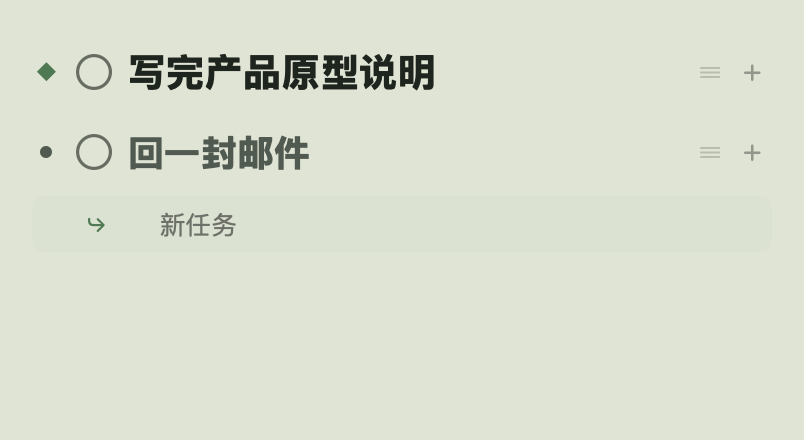
#> input picture app/shots/10-input-row.png, 804 x 440 px
$ python make_icon.py ../shots/10-input-row.png
#> lines starting #> are read from the running program, lines starting #| are printed output that depends on the picture
#!/usr/bin/env python3
"""把一张图片做成 macOS 应用图标（.icns）。

用法：
    python3 tools/make_icon.py <图片> [--out resources/AppIcon.icns] [--no-mask]

默认行为：居中裁成正方形 → 套 macOS 近似圆角遮罩（squircle）→ 生成 iconset → iconutil 打包。
如果图本身已经是设计好的圆角图标，加 --no-mask 跳过遮罩。
"""
import argparse
import pathlib
import subprocess
import sys
import tempfile

try:
    from PIL import Image, ImageDraw
except ImportError:
    sys.exit("需要 Pillow：请用 DSH 自带的 Python 运行本脚本")


def squircle_mask(size: int, ratio: float = 0.2237) -> Image.Image:
    big = size * 4
    mask = Image.new("L", (big, big), 0)
    ImageDraw.Draw(mask).rounded_rectangle(
        [0, 0, big - 1, big - 1], radius=int(big * ratio), fill=255
    )
    return mask.resize((size, size), Image.LANCZOS)


def square(img: Image.Image, size: int, masked: bool) -> Image.Image:
    w, h = img.size
    side = min(w, h)
    img = img.crop(((w - side) // 2, (h - side) // 2, (w - side) // 2 + side, (h - side) // 2 + side))
    img = img.convert("RGBA").resize((size, size), Image.LANCZOS)
    if masked:
        img.putalpha(squircle_mask(size))
    return img


ICONSET = [
    ("icon_16x16.png", 16),
    ("icon_16x16@2x.png", 32),
    ("icon_32x32.png", 32),
    ("icon_32x32@2x.png", 64),
    ("icon_128x128.png", 128),
    ("icon_128x128@2x.png", 256),
    ("icon_256x256.png", 256),
    ("icon_256x256@2x.png", 512),
    ("icon_512x512.png", 512),
    ("icon_512x512@2x.png", 1024),
]


def main() -> None:
    ap = argparse.ArgumentParser()
    ap.add_argument("image")
    ap.add_argument("--out", default="resources/AppIcon.icns")
    ap.add_argument("--no-mask", action="store_true", help="图已是设计好的圆角图标时使用")
    args = ap.parse_args()

    src = Image.open(args.image)
#> src is the input picture: PIL image 804x440 RGBA; mean R, G, B, A 218.2, 222.7, 207.6, 255
    out = pathlib.Path(args.out)
    out.parent.mkdir(parents=True, exist_ok=True)

    with tempfile.TemporaryDirectory() as tmp:
        iconset = pathlib.Path(tmp) / "AppIcon.iconset"
        iconset.mkdir()
        for name, size in ICONSET:
            square(src, size, not args.no_mask).save(iconset / name)
#> this loop made 10 passes
#> pass 1, in square, `img = img.crop(((w - side) // 2, (h - side) // 2, (w - side) // 2 + si..`:
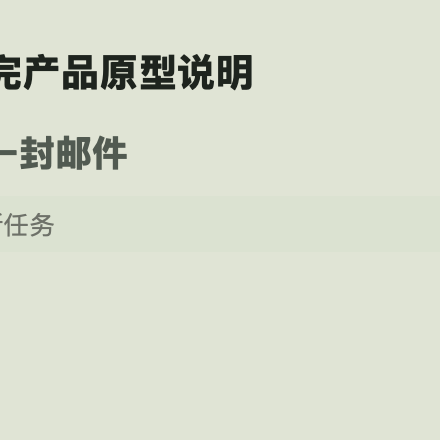
#> img: PIL image 440x440 RGBA; mean R, G, B, A 216.4, 220.9, 205.9, 255
#> pass 1, in square, `img = img.convert("RGBA").resize((size, size), Image.LANCZOS)`:
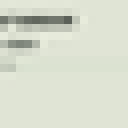
#> img: PIL image 16x16 RGBA (shown 8 times larger); mean R, G, B, A 216.4, 220.9, 206, 255
#> pass 1, in main, `square(src, size, not args.no_mask).save(iconset / name)`:
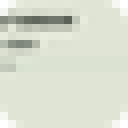
#> saved as icon_16x16.png: PIL image 16x16 RGBA (shown 8 times larger); mean R, G, B, A 216.4, 220.9, 206, 244; transparent parts drawn white
        subprocess.run(
            ["iconutil", "-c", "icns", str(iconset), "-o", str(out)],
            check=True,
        )
#> (this line was passed over: subprocess is not available in this run)

#> (the run stopped early here; a loop or call above may not have finished)

$ run again, on app/shots/02-empty-day.png
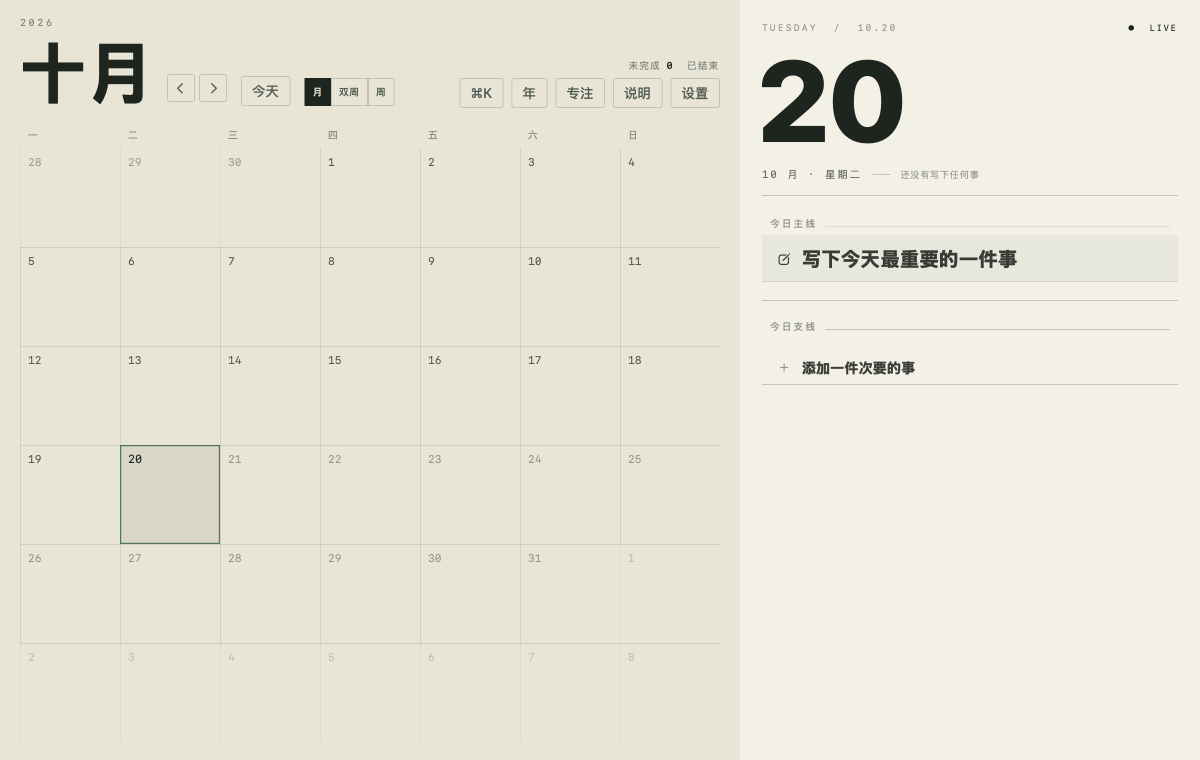
#> input picture app/shots/02-empty-day.png, 2400 x 1520 px (shown at 1/2 size)
#> in main, src is the input picture: PIL image 2400x1520 RGBA; mean R, G, B, A 232.1, 229.7, 216.9, 255
#> the loop in main, `for name, size in ICONSET:` made 10 passes
#> pass 1, in square, `img = img.crop(((w - side) // 2, (h - side) // 2, (w - side) // 2 + si..`:
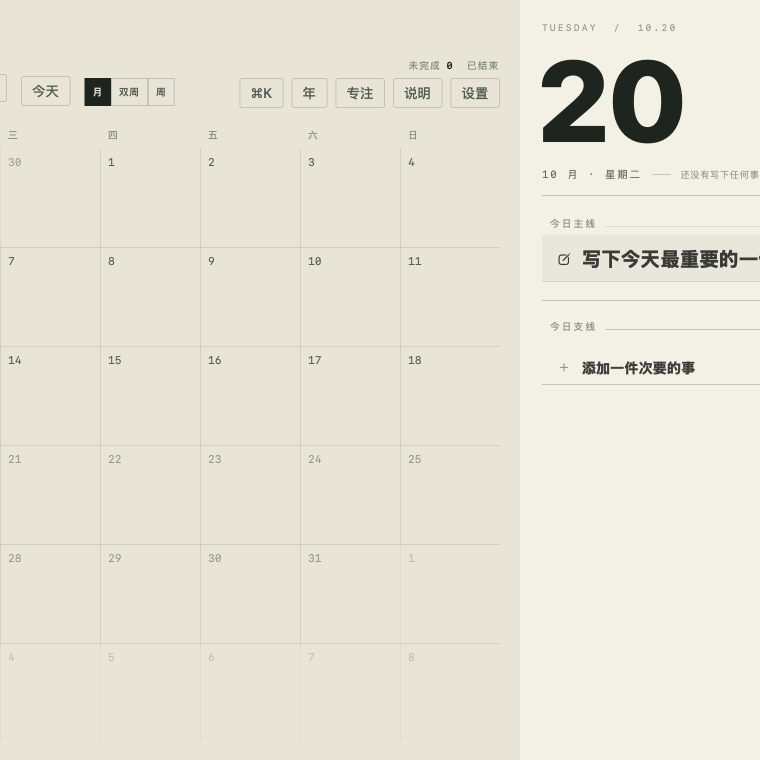
#> img: PIL image 1520x1520 RGBA (shown at 1/2 size); mean R, G, B, A 230.9, 228.4, 215.5, 255
#> pass 1, in main, `square(src, size, not args.no_mask).save(iconset / name)`:
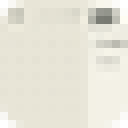
#> saved as icon_16x16.png: PIL image 16x16 RGBA (shown 8 times larger); mean R, G, B, A 231.1, 228.6, 215.6, 244; transparent parts drawn white

$ run again, on app/shots/04-done.png
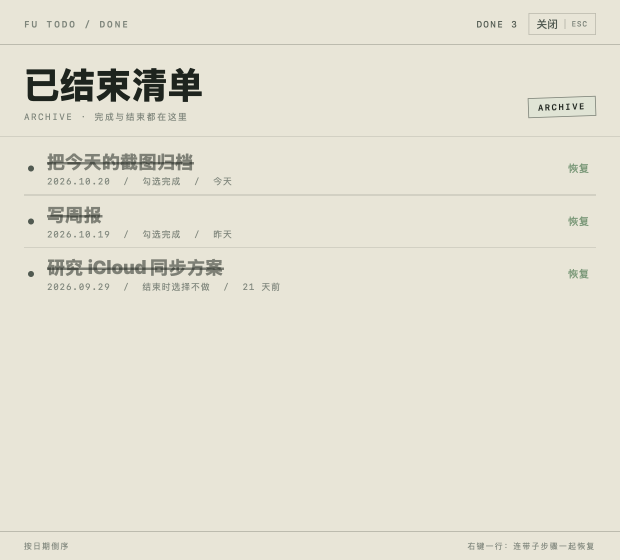
#> input picture app/shots/04-done.png, 1240 x 1120 px (shown at 1/2 size)
#> in main, src is the input picture: PIL image 1240x1120 RGBA; mean R, G, B, A 227.6, 224.9, 211, 255
#> the loop in main, `for name, size in ICONSET:` made 10 passes
#> pass 1, in square, `img = img.crop(((w - side) // 2, (h - side) // 2, (w - side) // 2 + si..`:
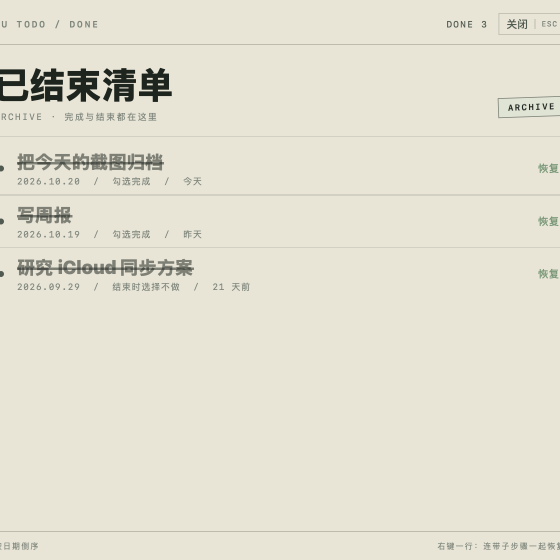
#> img: PIL image 1120x1120 RGBA (shown at 1/2 size); mean R, G, B, A 227.2, 224.5, 210.7, 255
#> pass 1, in main, `square(src, size, not args.no_mask).save(iconset / name)`:
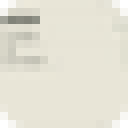
#> saved as icon_16x16.png: PIL image 16x16 RGBA (shown 8 times larger); mean R, G, B, A 227.2, 224.5, 210.7, 244; transparent parts drawn white
